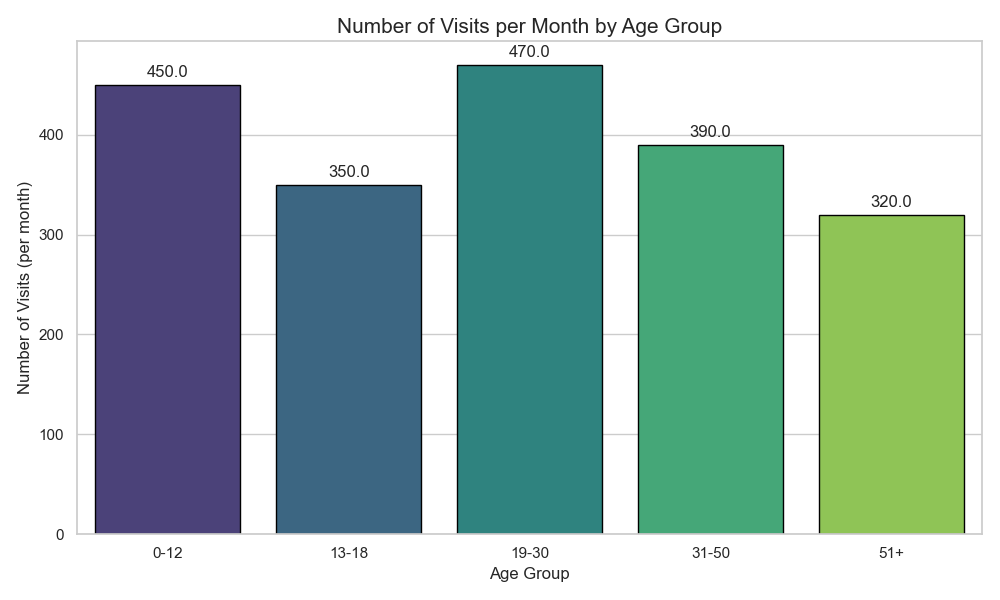

Here is the Python script that generated this plot:

import seaborn as sns
import matplotlib.pyplot as plt
import pandas as pd

# Data
data = [
    {'Age Group': '0-12', 'Number of Visits (per month)': 450},
    {'Age Group': '13-18', 'Number of Visits (per month)': 350},
    {'Age Group': '19-30', 'Number of Visits (per month)': 470},
    {'Age Group': '31-50', 'Number of Visits (per month)': 390},
    {'Age Group': '51+', 'Number of Visits (per month)': 320}
]

# Convert the data into a DataFrame
df = pd.DataFrame(data)

# Create a bar plot
plt.figure(figsize=(10, 6))
bar_plot = sns.barplot(
    x='Age Group', 
    y='Number of Visits (per month)', 
    data=df, 
    palette="viridis", # Diversified color palette
    edgecolor="black"  # Add edgecolor to the bars for better distinction
)

# Adding annotations to each bar
for p in bar_plot.patches:
    bar_plot.annotate(format(p.get_height(), '.1f'), 
                      (p.get_x() + p.get_width() / 2., p.get_height()), 
                      ha = 'center', 
                      va = 'center', 
                      xytext = (0, 9), 
                      textcoords = 'offset points')

# Customizing the axes and title
plt.title('Number of Visits per Month by Age Group', fontsize=15)
plt.xlabel('Age Group', fontsize=12)
plt.ylabel('Number of Visits (per month)', fontsize=12)

# Show the plot with a tight layout
plt.tight_layout()

# Display the plot
plt.show()
